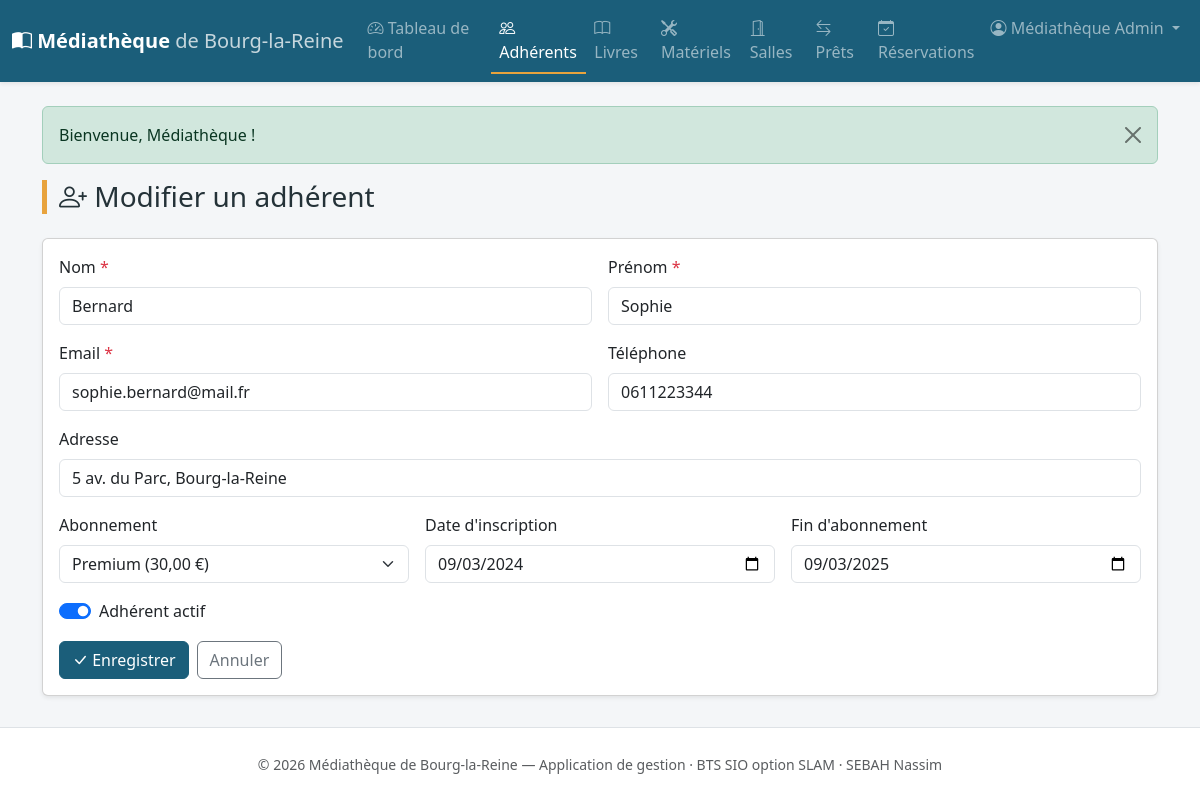
The app's page /public/index.php?ctrl=adherent&action=form&id=6 (signed in) with its own data.
### tables this page shows
CREATE TABLE adherent (
    id                  INT AUTO_INCREMENT PRIMARY KEY,
    nom                 VARCHAR(80)  NOT NULL,
    prenom              VARCHAR(80)  NOT NULL,
    email               VARCHAR(120) UNIQUE,
    telephone           VARCHAR(20),
    adresse             VARCHAR(200),
     
    abonnement_id       INT,
     
    type_abonnement     ENUM('STANDARD','PREMIUM','ETUDIANT') NOT NULL DEFAULT 'STANDARD',
    date_inscription    DATE         NOT NULL DEFAULT (CURRENT_DATE),
    date_fin_abonnement DATE,
    actif               TINYINT(1)   NOT NULL DEFAULT 1,
    CONSTRAINT fk_adherent_abonnement
        FOREIGN KEY (abonnement_id) REFERENCES abonnement(id) ON DELETE SET NULL
);

CREATE TABLE abonnement (
    id             INT AUTO_INCREMENT PRIMARY KEY,
    libelle        VARCHAR(60)  NOT NULL,
    tarif          DECIMAL(6,2) NOT NULL DEFAULT 0,
    duree_mois     INT          NOT NULL DEFAULT 12,
    quota_emprunts INT          NOT NULL DEFAULT 5
);

### app/controllers/AdherentController.php (called while the page is built, shortened)
<?php
class AdherentController extends Controller
{
    public function form($id = null): void
    {
        $model = $this->model('Adherent');
        $this->view('adherent/form', [
            'titre'       => $id ? 'Modifier un adhérent' : 'Nouvel adhérent',
            'adherent'    => $id ? $model->find($id) : null,
            'abonnements' => $this->model('Abonnement')->allSorted(),
        ]);
    }
}

### public/index.php (called while the page is built, shortened)
<?php
require ROOT . '/config/Database.php';
require ROOT . '/app/core/helpers.php';
require ROOT . '/app/core/Model.php';
$action = preg_replace('/[^a-zA-Z]/', '', $_GET['action'] ?? 'index');
$id     = isset($_GET['id']) ? (int) $_GET['id'] : null;
$controller = new $controllerClass();
$controller->$action($id);

### app/core/helpers.php (called while the page is built, shortened)
<?php
function url(string $ctrl = 'home', string $action = 'index', array $params = []): string
{
    $query = array_merge(['ctrl' => $ctrl, 'action' => $action], $params);
    return BASE_URL . '?' . http_build_query($query);
}
function e(?string $value): string
{
    return htmlspecialchars($value ?? '', ENT_QUOTES, 'UTF-8');
}

### app/core/Model.php (called while the page is built, shortened)
<?php
abstract class Model
{
    protected PDO $db;
    protected string $table;
    public function __construct()
    {
        $this->db = Database::getConnection();
    }
    public function find(int $id): ?array
    {
        $stmt = $this->db->prepare("SELECT * FROM {$this->table} WHERE id = :id");
        $stmt->execute(['id' => $id]);
        return $stmt->fetch() ?: null;
    }
}

### config/Database.php (called while the page is built)
<?php
class Database
{
    private static ?PDO $instance = null;
    public static function getConnection(): PDO
    {
        if (self::$instance === null) {
            $dsn = 'mysql:host=' . DB_HOST . ';dbname=' . DB_NAME . ';charset=' . DB_CHARSET;
            $options = [
                PDO::ATTR_ERRMODE            => PDO::ERRMODE_EXCEPTION,
                PDO::ATTR_DEFAULT_FETCH_MODE => PDO::FETCH_ASSOC,
                PDO::ATTR_EMULATE_PREPARES   => false,
            ];
            try {
                self::$instance = new PDO($dsn, DB_USER, DB_PASS, $options);
            } catch (PDOException $e) {
                error_log('[Mediatheque] Connexion BD impossible : ' . $e->getMessage());
                http_response_code(503);
                exit(
                    '<h1>Service indisponible</h1>'
                  . '<p>La base de données est momentanément inaccessible. '
                  . 'Veuillez réessayer dans quelques instants.</p>'
                );
            }
        }
        return self::$instance;
    }
}

### app/models/Abonnement.php (called while the page is built, shortened)
<?php
class Abonnement extends Model
{
    public function allSorted(): array
    {
        return $this->db->query("SELECT * FROM abonnement ORDER BY tarif")->fetchAll();
    }
}

### app/views/adherent/form.php (the view, shortened to what this page needs)
<?php $action = $adherent ? url('adherent', 'save', ['id' => $adherent['id']]) : url('adherent', 'save'); ?>
<h1 class="h3 mb-4 page-title"><i class="bi bi-person-plus"></i> <?= e($titre) ?></h1>
<div class="card shadow-sm">
    <div class="card-body">
        <form method="post" action="<?= $action ?>" class="row g-3">
            <div class="col-md-6">
                <label class="form-label">Nom <span class="text-danger">*</span></label>
                <input type="text" name="nom" class="form-control" required
                       value="<?= e($adherent['nom'] ?? '') ?>">
            </div>
            <div class="col-md-6">
                <label class="form-label">Prénom <span class="text-danger">*</span></label>
                <input type="text" name="prenom" class="form-control" required
                       value="<?= e($adherent['prenom'] ?? '') ?>">
            </div>
            <div class="col-md-6">
                <label class="form-label">Email <span class="text-danger">*</span></label>
                <input type="email" name="email" class="form-control" required
                       value="<?= e($adherent['email'] ?? '') ?>">
            </div>
            <div class="col-md-6">
                <label class="form-label">Téléphone</label>
                <input type="tel" name="telephone" class="form-control"
                       value="<?= e($adherent['telephone'] ?? '') ?>">
            </div>
            <div class="col-12">
                <label class="form-label">Adresse</label>
                <input type="text" name="adresse" class="form-control"
                       value="<?= e($adherent['adresse'] ?? '') ?>">
            </div>
            <div class="col-md-4">
                <label class="form-label">Abonnement</label>
                <select name="abonnement_id" class="form-select">
                    <?php foreach ($abonnements as $ab): ?>
                        <option value="<?= $ab['id'] ?>"
                            <?= (isset($adherent['abonnement_id']) && $adherent['abonnement_id'] == $ab['id']) ? 'selected' : '' ?>>
                            <?= e($ab['libelle']) ?> (<?= number_format($ab['tarif'], 2, ',', ' ') ?> €)
                        </option>
                    <?php endforeach; ?>
                </select>
            </div>
            <div class="col-md-4">
                <label class="form-label">Date d'inscription</label>
                <input type="date" name="date_inscription" class="form-control"
                       value="<?= e($adherent['date_inscription'] ?? date('Y-m-d')) ?>">
            </div>
            <div class="col-md-4">
                <label class="form-label">Fin d'abonnement</label>
                <input type="date" name="date_fin_abonnement" class="form-control"
                       value="<?= e($adherent['date_fin_abonnement'] ?? '') ?>">
            </div>
            <div class="col-12">
                <div class="form-check form-switch">
                    <input type="checkbox" name="actif" value="1" class="form-check-input" id="actif"
                        <?= (!$adherent || $adherent['actif']) ? 'checked' : '' ?>>
                    <label class="form-check-label" for="actif">Adhérent actif</label>
                </div>
            </div>
            <div class="col-12 d-flex gap-2">
                <button type="submit" class="btn btn-mediatheque"><i class="bi bi-check-lg"></i> Enregistrer</button>
                <a href="<?= url('adherent') ?>" class="btn btn-outline-secondary">Annuler</a>
            </div>
        </form>
    </div>
</div>

### public/css/style.css (style rules this page uses)
:root { --mediatheque: #1b5e7a; --mediatheque-dark: #134b62; --mediatheque-accent: #e8a33d; }
html, body { min-height: 100%; }
body { display: flex; flex-direction: column; min-height: 100vh; background-color: #f4f6f8; font-family: "Segoe UI", system-ui, -apple-system, sans-serif; color: #243238; }
.btn-mediatheque { background-color: var(--mediatheque); border-color: var(--mediatheque); color: #fff; }
.page-title { border-left: 5px solid var(--mediatheque-accent); padding-left: .75rem; }

### records on screen
adherent: nom "Bernard", prenom "Sophie", email "sophie.bernard@mail.fr", telephone "0611223344", adresse "5 av. du Parc, Bourg-la-Reine", abonnement_id "Premium (30,00 €)", date_inscription "09/03/2024", date_fin_abonnement "09/03/2025", actif "☑"

### other values on screen
$label "Tableau de bord"
$label "Adhérents"
$label "Livres"
$label "Matériels"
$label "Salles"
$label "Prêts"
$label "Réservations"
$_SESSION['agent']['prenom'] . ' ' . $_SESSION['agent']['nom'] "Médiathèque Admin"
$_SESSION['flash']['message'] "Bienvenue, Médiathèque !"
$titre "Modifier un adhérent"
